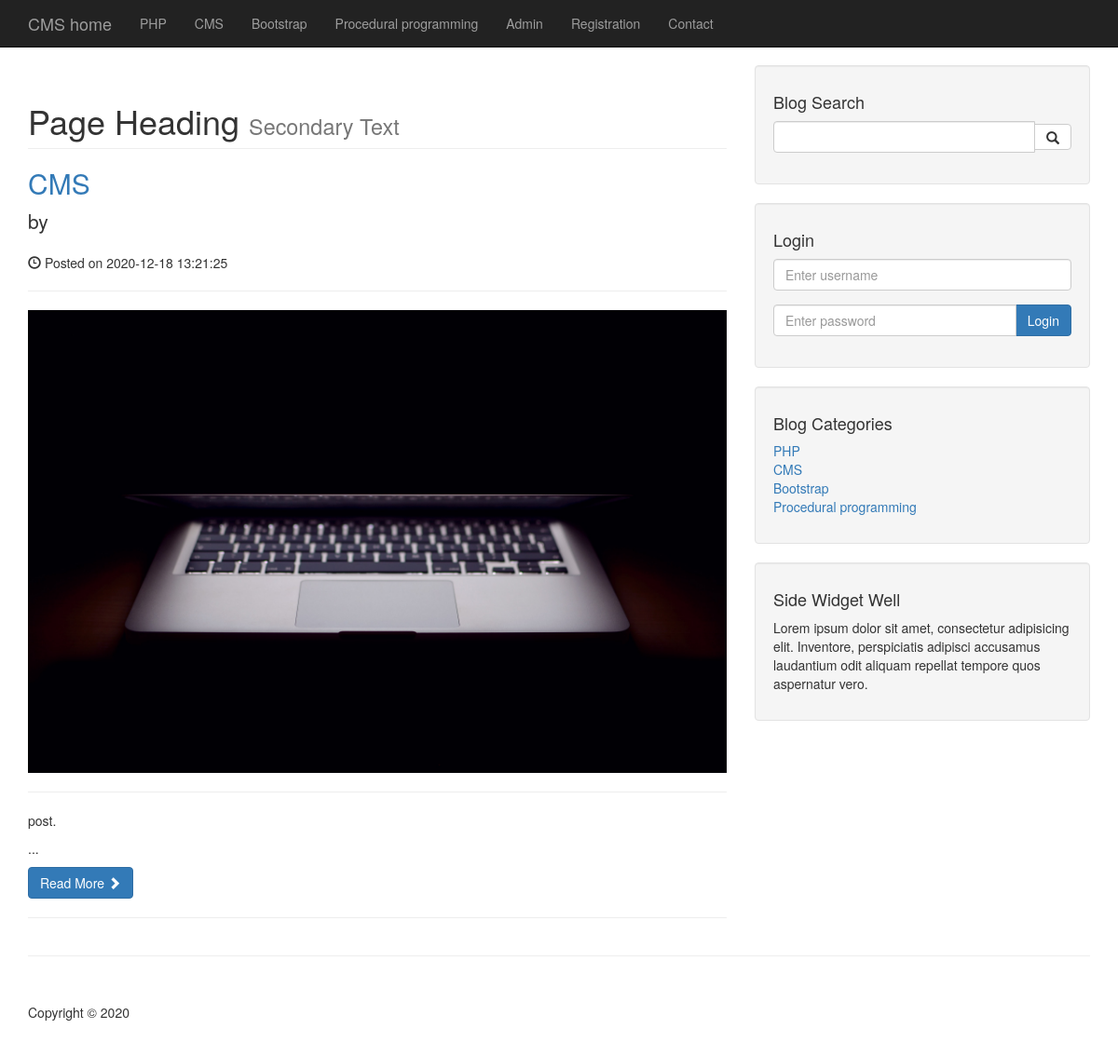
Screenshot of /category.php?category=30 with the database file from the repository.
### tables this page shows
CREATE TABLE `categories` (
  `cat_id` int(11) NOT NULL,
  `cat_title` varchar(255) NOT NULL
);

CREATE TABLE `posts` (
  `post_id` int(3) NOT NULL,
  `post_category_id` int(3) NOT NULL,
  `post_title` varchar(100) NOT NULL,
  `post_author` varchar(50) NOT NULL,
  `post_user` varchar(100) NOT NULL,
  `post_date` timestamp NOT NULL DEFAULT current_timestamp() ON UPDATE current_timestamp(),
  `post_image` text NOT NULL,
  `post_content` text NOT NULL,
  `post_tags` varchar(255) NOT NULL,
  `post_comment_count` int(11) NOT NULL,
  `post_status` varchar(255) NOT NULL DEFAULT 'draft',
  `post_views_count` int(11) NOT NULL
);

### category.php (the view, shortened to what this page needs)
<?php include "includes/header.php" ?>
<?php include "includes/navigation.php" ?>
<?php include "includes/db.php" ?>
    <div class="container">
    <div class="row">
        <div class="col-md-8">
            <?php
            if (isset($_GET['category'])) {
                $post_category_id = $_GET['category'];
            }
            $query = "SELECT * FROM posts WHERE post_category_id = $post_category_id AND post_status = 'published'";
            $select_all_posts_query = mysqli_query($conn_db_cms, $query);
            while ($row = mysqli_fetch_assoc($select_all_posts_query)) {
                $post_id = $row['post_id'];
                $post_title = $row['post_title'];
                $post_author = $row['post_author'];
                $post_date = $row['post_date'];
                $post_image = $row['post_image'];
                $post_content = substr($row['post_content'], 0, 50) . "...";
                ?>
                <h1 class="page-header">
                    Page Heading
                    <small>Secondary Text</small>
                </h1>
                <h2>
                    <a href="post.php?p_id=<?php echo $post_id; ?>"> <?php echo $post_title; ?> </a>
                </h2>
                <p class="lead">
                    by <a href="index.php"><?php echo $post_author; ?></a>
                </p>
                <p><span class="glyphicon glyphicon-time"></span> Posted on <?php echo $post_date; ?></p>
                <hr>
                <img class="img-responsive" src="images/<?php echo $post_image; ?>">
                <hr>
                <p><?php echo $post_content; ?></p>
                <a class="btn btn-primary" href="#">Read More <span
                        class="glyphicon glyphicon-chevron-right"></span></a>
                <hr>
                <?php
            }
            ?>
        </div>
        <?php include "includes/sidebar.php" ?>
    </div>
    <hr>
<?php include "includes/footer.php" ?>

### includes/navigation.php (shortened to what this page needs)
<nav class = "navbar navbar-inverse navbar-fixed-top" role="navigation">
        <div class = "container">
            <div class = "navbar-header">
                <a class="navbar-brand" href = "index.php">CMS home</a>
            </div>
            <div class="collapse navbar-collapse" id="bs-example-navbar-collapse-1">
                <ul class="nav navbar-nav">
                    <?php
                    include "db.php";
                    $query = "SELECT * FROM categories";
                    $select_all_categories = mysqli_query($conn_db_cms, $query);
                    while($row = mysqli_fetch_array($select_all_categories)){
                       $cat_title =  $row['cat_title'];
                        echo "<li><a href = '#'>{$cat_title}</a></li>";
                    }
                    ?>
                    <li>
                        <a href = "admin\index.php">Admin</a>
                    </li>
                    <li>
                        <a href = "registration.php">Registration</a>
                    </li>
                    <li>
                        <a href = "contact.php">Contact</a>
                    </li>
                </ul>
            </div>
        </div>
    </nav>

### includes/sidebar.php (shortened to what this page needs)
<div class="col-md-4">
    <div class="well">
        <h4>Blog Search</h4>
        <form action="search.php" method="POST">
            <div class="input-group">
                <input name="search" type="text" class="form-control">
                        <span class="input-group-btn">
                            <button name="submit" class="btn btn-default" type="submit">
                                <span class="glyphicon glyphicon-search"></span>
                            </button>
                        </span>
            </div>
        </form>
    </div>
    <div class="well">
        <h4>Login</h4>
        <form action="includes/login.php" method="POST">
            <div class="form-group">
                <input name="username" type="text" class="form-control" placeholder="Enter username">
            </div>
            <div class="input-group">
                <input name="password" type="password" class="form-control" placeholder="Enter password">
                 <span class="input-group-btn">
                    <button class="btn btn-primary" name="login" type="submit">Login</button>
                </span>
            </div>
        </form>
    </div>
    <div class="well">
        <?php
        include "db.php";
        $query = "SELECT * FROM categories ";
        $select_categories_sidebar = mysqli_query($conn_db_cms, $query);
        ?>
        <h4>Blog Categories</h4>
        <div class="row">
            <div class="col-lg-12">
                <ul class="list-unstyled">
                    <?php
                    while ($row = mysqli_fetch_array($select_categories_sidebar)) {
                        $cat_title = $row['cat_title'];
                        $cat_id = $row['cat_id'];
                        echo "<li><a href = 'category.php?category=$cat_id'>{$cat_title}</a></li>";
                    }
                    ?>
                </ul>
            </div>
        </div>
    </div>
    <?php
    include "widget.php";
    ?>
</div>

### css/blog-home.css (style rules this page uses)
body { padding-top: 70px; }

### rows the page displays
categories: cat_title "PHP"
categories: cat_title "CMS"
categories: cat_title "Bootstrap"
categories: cat_title "Procedural programming"
posts: post_title "CMS", post_date "2020-12-18 13:21:25", post_image (picture), post_content "post. ..."
